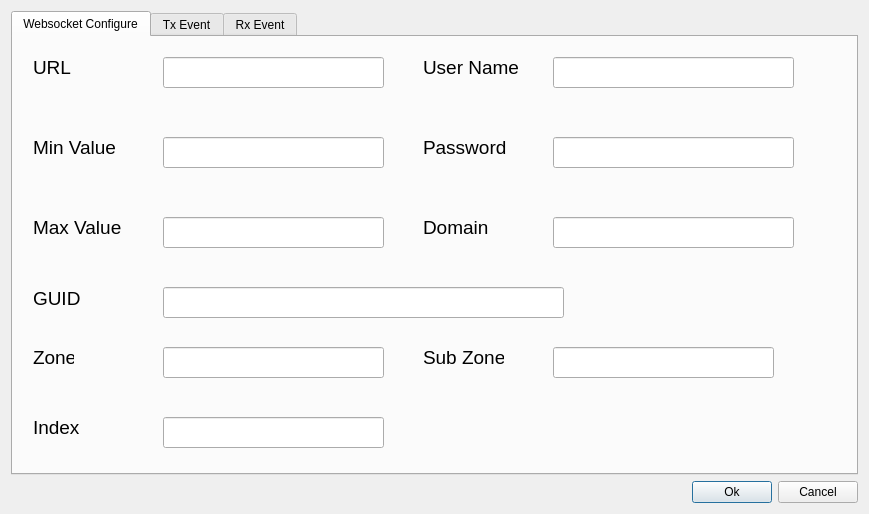
<?xml version="1.0" encoding="UTF-8"?>
<ui version="4.0">
 <class>WidgetWebsocketPacketSlider</class>
 <widget class="QDialog" name="WidgetWebsocketPacketSlider">
  <property name="geometry">
   <rect>
    <x>0</x>
    <y>0</y>
    <width>869</width>
    <height>514</height>
   </rect>
  </property>
  <property name="windowTitle">
   <string>Dialog</string>
  </property>
  <property name="windowIcon">
   <iconset resource="../../AutosResourceFile.qrc">
    <normaloff>:/Images/Images/fatbee_v2.ico</normaloff>:/Images/Images/fatbee_v2.ico</iconset>
  </property>
  <layout class="QVBoxLayout" name="verticalLayout">
   <item>
    <widget class="QTabWidget" name="WidgetWebsocketPacketSliderTabWidget">
     <property name="currentIndex">
      <number>0</number>
     </property>
     <widget class="QWidget" name="WebSocketConf">
      <attribute name="title">
       <string>Websocket Configure</string>
      </attribute>
      <widget class="QLineEdit" name="sliderIndexLineEdit">
       <property name="geometry">
        <rect>
         <x>150</x>
         <y>380</y>
         <width>221</width>
         <height>31</height>
        </rect>
       </property>
      </widget>
      <widget class="QLineEdit" name="sliderUrlLineEdit">
       <property name="geometry">
        <rect>
         <x>150</x>
         <y>20</y>
         <width>221</width>
         <height>31</height>
        </rect>
       </property>
      </widget>
      <widget class="QLabel" name="sliderUsernameLabel">
       <property name="geometry">
        <rect>
         <x>410</x>
         <y>20</y>
         <width>101</width>
         <height>21</height>
        </rect>
       </property>
       <property name="font">
        <font>
         <pointsize>14</pointsize>
        </font>
       </property>
       <property name="text">
        <string>User Name</string>
       </property>
      </widget>
      <widget class="QLineEdit" name="sliderMinLineEdit">
       <property name="geometry">
        <rect>
         <x>150</x>
         <y>100</y>
         <width>221</width>
         <height>31</height>
        </rect>
       </property>
      </widget>
      <widget class="QLabel" name="sliderSubZoneLabel">
       <property name="geometry">
        <rect>
         <x>410</x>
         <y>310</y>
         <width>81</width>
         <height>21</height>
        </rect>
       </property>
       <property name="font">
        <font>
         <pointsize>14</pointsize>
        </font>
       </property>
       <property name="text">
        <string>Sub Zone</string>
       </property>
      </widget>
      <widget class="QLineEdit" name="sliderMaxLineEdit">
       <property name="geometry">
        <rect>
         <x>150</x>
         <y>180</y>
         <width>221</width>
         <height>31</height>
        </rect>
       </property>
      </widget>
      <widget class="QLabel" name="sliderZoneLabel">
       <property name="geometry">
        <rect>
         <x>20</x>
         <y>310</y>
         <width>41</width>
         <height>21</height>
        </rect>
       </property>
       <property name="font">
        <font>
         <pointsize>14</pointsize>
        </font>
       </property>
       <property name="text">
        <string>Zone</string>
       </property>
      </widget>
      <widget class="QLineEdit" name="sliderDomainLineEdit">
       <property name="geometry">
        <rect>
         <x>540</x>
         <y>180</y>
         <width>241</width>
         <height>31</height>
        </rect>
       </property>
      </widget>
      <widget class="QLabel" name="sliderUrlLabel">
       <property name="geometry">
        <rect>
         <x>20</x>
         <y>20</y>
         <width>41</width>
         <height>21</height>
        </rect>
       </property>
       <property name="font">
        <font>
         <pointsize>14</pointsize>
        </font>
       </property>
       <property name="text">
        <string>URL</string>
       </property>
      </widget>
      <widget class="QLabel" name="sliderPasswordLabel">
       <property name="geometry">
        <rect>
         <x>410</x>
         <y>100</y>
         <width>91</width>
         <height>21</height>
        </rect>
       </property>
       <property name="font">
        <font>
         <pointsize>14</pointsize>
        </font>
       </property>
       <property name="text">
        <string>Password</string>
       </property>
      </widget>
      <widget class="QLabel" name="sliderMaxLabel">
       <property name="geometry">
        <rect>
         <x>20</x>
         <y>100</y>
         <width>91</width>
         <height>21</height>
        </rect>
       </property>
       <property name="font">
        <font>
         <pointsize>14</pointsize>
        </font>
       </property>
       <property name="text">
        <string>Min Value</string>
       </property>
      </widget>
      <widget class="QLineEdit" name="sliderZoneLineEdit">
       <property name="geometry">
        <rect>
         <x>150</x>
         <y>310</y>
         <width>221</width>
         <height>31</height>
        </rect>
       </property>
      </widget>
      <widget class="QLabel" name="sliderIndexLabel">
       <property name="geometry">
        <rect>
         <x>20</x>
         <y>380</y>
         <width>51</width>
         <height>21</height>
        </rect>
       </property>
       <property name="font">
        <font>
         <pointsize>14</pointsize>
        </font>
       </property>
       <property name="text">
        <string>Index</string>
       </property>
      </widget>
      <widget class="QLabel" name="sliderDomainLabel">
       <property name="geometry">
        <rect>
         <x>410</x>
         <y>180</y>
         <width>91</width>
         <height>21</height>
        </rect>
       </property>
       <property name="font">
        <font>
         <pointsize>14</pointsize>
        </font>
       </property>
       <property name="text">
        <string>Domain</string>
       </property>
      </widget>
      <widget class="QLineEdit" name="sliderUsernameLineEdit">
       <property name="geometry">
        <rect>
         <x>540</x>
         <y>20</y>
         <width>241</width>
         <height>31</height>
        </rect>
       </property>
      </widget>
      <widget class="QLabel" name="sliderMinLabel">
       <property name="geometry">
        <rect>
         <x>20</x>
         <y>180</y>
         <width>91</width>
         <height>21</height>
        </rect>
       </property>
       <property name="font">
        <font>
         <pointsize>14</pointsize>
        </font>
       </property>
       <property name="text">
        <string>Max Value</string>
       </property>
      </widget>
      <widget class="QLabel" name="sliderGuidLabel">
       <property name="geometry">
        <rect>
         <x>20</x>
         <y>251</y>
         <width>51</width>
         <height>20</height>
        </rect>
       </property>
       <property name="font">
        <font>
         <pointsize>14</pointsize>
        </font>
       </property>
       <property name="text">
        <string>GUID</string>
       </property>
      </widget>
      <widget class="QLineEdit" name="sliderSubZoneLineEdit">
       <property name="geometry">
        <rect>
         <x>540</x>
         <y>310</y>
         <width>221</width>
         <height>31</height>
        </rect>
       </property>
      </widget>
      <widget class="QLineEdit" name="sliderGuidLineEdit">
       <property name="geometry">
        <rect>
         <x>150</x>
         <y>250</y>
         <width>401</width>
         <height>31</height>
        </rect>
       </property>
      </widget>
      <widget class="QLineEdit" name="sliderPasswordLineEdit">
       <property name="geometry">
        <rect>
         <x>540</x>
         <y>100</y>
         <width>241</width>
         <height>31</height>
        </rect>
       </property>
      </widget>
     </widget>
     <widget class="QWidget" name="txEvent">
      <attribute name="title">
       <string>Tx Event</string>
      </attribute>
      <widget class="QLabel" name="sliderTxClassLabel">
       <property name="geometry">
        <rect>
         <x>30</x>
         <y>20</y>
         <width>61</width>
         <height>21</height>
        </rect>
       </property>
       <property name="font">
        <font>
         <pointsize>14</pointsize>
        </font>
       </property>
       <property name="text">
        <string>Class</string>
       </property>
      </widget>
      <widget class="QListWidget" name="sliderTxClassListWidget">
       <property name="geometry">
        <rect>
         <x>130</x>
         <y>20</y>
         <width>221</width>
         <height>131</height>
        </rect>
       </property>
      </widget>
      <widget class="QListWidget" name="sliderTxTypeListWidget">
       <property name="geometry">
        <rect>
         <x>530</x>
         <y>20</y>
         <width>221</width>
         <height>131</height>
        </rect>
       </property>
      </widget>
      <widget class="QLabel" name="sliderTxTypeLabel">
       <property name="geometry">
        <rect>
         <x>450</x>
         <y>20</y>
         <width>61</width>
         <height>21</height>
        </rect>
       </property>
       <property name="font">
        <font>
         <pointsize>14</pointsize>
        </font>
       </property>
       <property name="text">
        <string>Type</string>
       </property>
      </widget>
     </widget>
     <widget class="QWidget" name="rxEvent">
      <attribute name="title">
       <string>Rx Event</string>
      </attribute>
      <widget class="QLabel" name="sliderRxClassLabel">
       <property name="geometry">
        <rect>
         <x>30</x>
         <y>20</y>
         <width>61</width>
         <height>21</height>
        </rect>
       </property>
       <property name="font">
        <font>
         <pointsize>14</pointsize>
        </font>
       </property>
       <property name="text">
        <string>Class</string>
       </property>
      </widget>
      <widget class="QListWidget" name="sliderRxClassListWidget">
       <property name="geometry">
        <rect>
         <x>130</x>
         <y>20</y>
         <width>221</width>
         <height>131</height>
        </rect>
       </property>
      </widget>
      <widget class="QListWidget" name="sliderRxTypeListWidget">
       <property name="geometry">
        <rect>
         <x>530</x>
         <y>20</y>
         <width>221</width>
         <height>131</height>
        </rect>
       </property>
      </widget>
      <widget class="QLabel" name="sliderRxTypeLabel">
       <property name="geometry">
        <rect>
         <x>450</x>
         <y>30</y>
         <width>61</width>
         <height>21</height>
        </rect>
       </property>
       <property name="font">
        <font>
         <pointsize>14</pointsize>
        </font>
       </property>
       <property name="text">
        <string>Type</string>
       </property>
      </widget>
     </widget>
    </widget>
   </item>
   <item>
    <layout class="QHBoxLayout" name="horizontalLayout">
     <item>
      <spacer name="horizontalSpacer">
       <property name="orientation">
        <enum>Qt::Horizontal</enum>
       </property>
       <property name="sizeHint" stdset="0">
        <size>
         <width>40</width>
         <height>20</height>
        </size>
       </property>
      </spacer>
     </item>
     <item>
      <widget class="QPushButton" name="OkSliderPushButton">
       <property name="text">
        <string>Ok</string>
       </property>
      </widget>
     </item>
     <item>
      <widget class="QPushButton" name="CancelSliderPushButton">
       <property name="text">
        <string>Cancel</string>
       </property>
      </widget>
     </item>
    </layout>
   </item>
  </layout>
 </widget>
 <tabstops>
  <tabstop>WidgetWebsocketPacketSliderTabWidget</tabstop>
  <tabstop>sliderTxClassListWidget</tabstop>
  <tabstop>sliderTxTypeListWidget</tabstop>
  <tabstop>sliderRxClassListWidget</tabstop>
  <tabstop>sliderRxTypeListWidget</tabstop>
  <tabstop>OkSliderPushButton</tabstop>
  <tabstop>CancelSliderPushButton</tabstop>
 </tabstops>
 <resources>
  <include location="../../AutosResourceFile.qrc"/>
 </resources>
 <connections/>
</ui>
